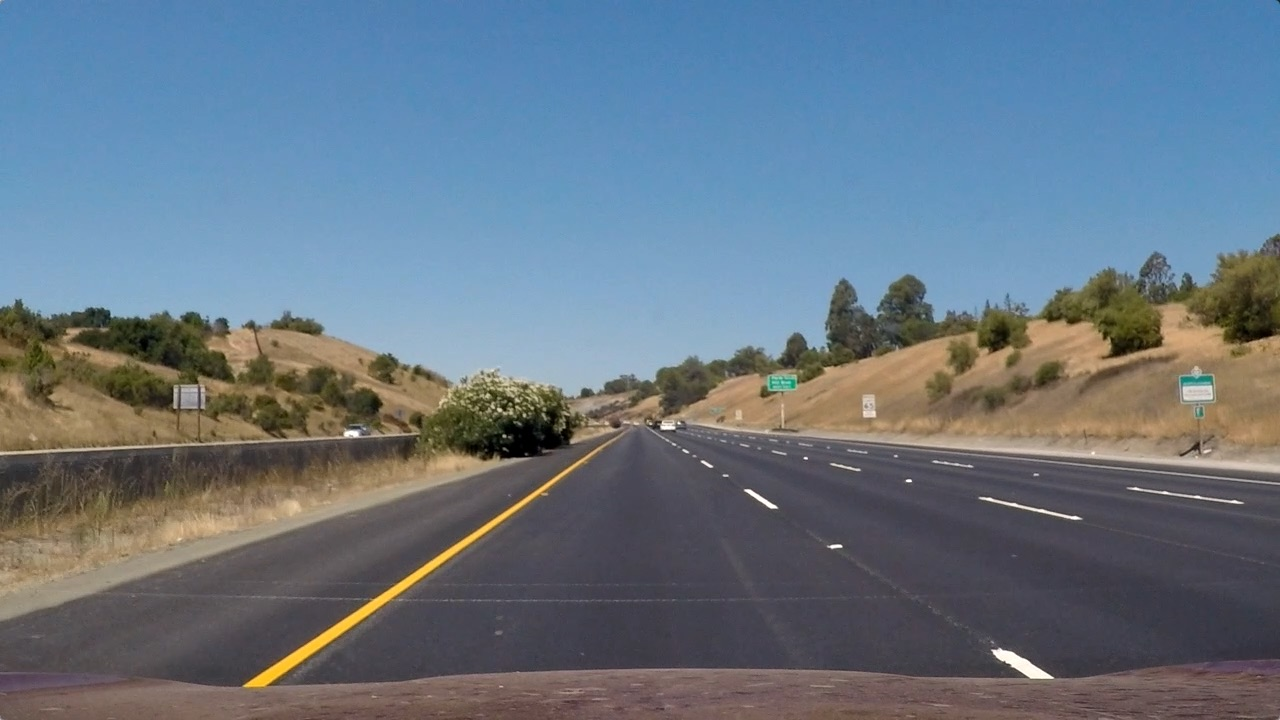
#> input picture P2_advanced_lane_finding/test_images/straight_lines1.jpg, 1280 x 720 px; its folder holds only this picture in this run
$ python -i lane_finder.py   (imports and definitions only)   (older library calls are emulated)
#> lines starting #> are read from the running program, lines starting #| are printed output that depends on the picture; after the words box and inside, x2 and y2 are one past the last pixel; in counts of white or black regions, pixels touching at a corner belong together
### P2_advanced_lane_finding/camera_calibration.py
import cv2
import numpy as np
import matplotlib.pyplot as plt
import glob
import time
import pickle

def read_calibration(filename):
    """Read camera intrinsics from yaml file
    inputs:
        filename: .yaml filename holding calibration result
    outputs:
        dict: dictionary holding camera internal parameters
    """
    with open(filename, 'rb') as handle:
        parsed = pickle.load(handle)
    return parsed

def undistort_image(img, k):
    """Undistort lens distortion in image
    inputs:
        img: input image array
        k: dictionary holding camera internal parameters
    outputs:
        dst: undistorted image array
    """
    # undistort
    dst = cv2.undistort(img, k['mtx'], k['dist'], None, k['nmtx'])
    # crop the image
    x,y,w,h = k['roi']
    dst = dst[y:y+h, x:x+w]
    dst = cv2.resize(dst, (k['image_width'], k['image_height']))
    return dst

# [85 lines left out: function calibrate_camera, not called in this run]

### P2_advanced_lane_finding/color_and_gradient.py
import numpy as np
import cv2

def pipeline(img, s_thresh=(170, 255), sx_thresh=(20, 100)):
    """Apply Color and Gradient thresholding pipeline
    inputs:
        img: RGB image as a 3 channel numpy array
        s_thresh: Threshold Ranges for Saturation channel
        sx_thresh: Threshold Ranges for Sobel X magnitude
    outputs:
        ret: one channel binary image
    """

    # Convert to HLS color space and separate the S channel
    gray_img = cv2.cvtColor(img, cv2.COLOR_RGB2GRAY)
    hls = cv2.cvtColor(img, cv2.COLOR_RGB2HLS)
    s_channel = hls[:,:,2]

    # Apply Sobel filter in horizontal direction
    sobelx = cv2.Sobel(gray_img, cv2.CV_64F, 1, 0) # Take the derivative in x
    abs_sobelx = np.absolute(sobelx) # Absolute x derivative to accentuate lines away from horizontal
    scaled_sobel = np.uint8(255*abs_sobelx/np.max(abs_sobelx))

    # Threshold x gradient magnitude
    sxbinary = np.zeros_like(scaled_sobel)
    sxbinary[(scaled_sobel >= sx_thresh[0]) & (scaled_sobel <= sx_thresh[1])] = 1

    # Threshold Saturation channel
    s_binary = np.zeros_like(s_channel)
    s_binary[(s_channel >= s_thresh[0]) & (s_channel <= s_thresh[1])] = 1

    # Combine S channel and gradient thresholds
    ret = np.zeros_like(s_channel)
    ret[(s_binary == 1) | (sxbinary == 1)] = 1

    return ret

### P2_advanced_lane_finding/warp_perspective.py
import cv2
import numpy as np
import matplotlib.pyplot as plt
import pickle

'''
straight_images = glob.glob("test_images/straight_lines*.jpg")

images = []
m = read_calibration("intrinsics.p")
for image in straight_images:
    img = mpimg.imread(image)
    img_rect = undistort_image(img, m)
    images.append(img)

h, w = images[0].shape[:2]
print(w,h)
src = np.int32([[w/6 - 10, h], [w*5/6 + 50, h],
                [w/2 + 56, h/2 + 100], [w/2 - 55, h/2 + 100]])
dst = np.int32([[w/5, h], [w*4/5, h],
                [w*4/5, 0], [w/5, 0]])
'''

# [12 lines left out: function calibrate_warp, not called in this run]

def read_warp(filename):
    with open(filename, 'rb') as handle:
        parsed = pickle.load(handle)
    return parsed

def warp_image(img, M):
    img_size = (img.shape[1], img.shape[0])
    return cv2.warpPerspective(img, M, img_size, flags=cv2.INTER_LINEAR)

### P2_advanced_lane_finding/lane.py
import numpy as np
import cv2

def find_lane_pixels(binary_warped, nwindows = 9, margin=100, minpix=50):
    # Take a histogram of the bottom half of the image
    histogram = np.sum(binary_warped[binary_warped.shape[0]//2:,:], axis=0)
    # Create an output image to draw on and visualize the result
    out_img = np.dstack((binary_warped, binary_warped, binary_warped))
    # Find the peak of the left and right halves of the histogram
    # These will be the starting point for the left and right lines
    midpoint = np.int(histogram.shape[0]//2)
    leftx_base = np.argmax(histogram[:midpoint])
    rightx_base = np.argmax(histogram[midpoint:]) + midpoint

    # Set height of windows - based on nwindows above and image shape
    window_height = np.int(binary_warped.shape[0]//nwindows)
    # Identify the x and y positions of all nonzero pixels in the image
    nonzero = binary_warped.nonzero()
    nonzeroy = np.array(nonzero[0])
    nonzerox = np.array(nonzero[1])
    # Current positions to be updated later for each window in nwindows
    leftx_current = leftx_base
    rightx_current = rightx_base

    # Create empty lists to receive left and right lane pixel indices
    left_lane_inds = []
    right_lane_inds = []

    # Step through the windows one by one
    for window in range(nwindows):
        # Identify window boundaries in x and y (and right and left)
        win_y_low = binary_warped.shape[0] - (window+1)*window_height
        win_y_high = binary_warped.shape[0] - window*window_height
        win_xleft_low = leftx_current - margin
        win_xleft_high = leftx_current + margin
        win_xright_low = rightx_current - margin
        win_xright_high = rightx_current + margin

        # Draw the windows on the visualization image
        cv2.rectangle(out_img,(win_xleft_low,win_y_low),
        (win_xleft_high,win_y_high),(0,255,0), 2)
        cv2.rectangle(out_img,(win_xright_low,win_y_low),
        (win_xright_high,win_y_high),(0,255,0), 2)

        # Identify the nonzero pixels in x and y within the window #
        good_left_inds = ((nonzeroy >= win_y_low) & (nonzeroy < win_y_high) &
        (nonzerox >= win_xleft_low) &  (nonzerox < win_xleft_high)).nonzero()[0]
        good_right_inds = ((nonzeroy >= win_y_low) & (nonzeroy < win_y_high) &
        (nonzerox >= win_xright_low) &  (nonzerox < win_xright_high)).nonzero()[0]

        # Append these indices to the lists
        left_lane_inds.append(good_left_inds)
        right_lane_inds.append(good_right_inds)

        # If you found > minpix pixels, recenter next window on their mean position
        if len(good_left_inds) > minpix:
            leftx_current = np.int(np.mean(nonzerox[good_left_inds]))
        if len(good_right_inds) > minpix:
            rightx_current = np.int(np.mean(nonzerox[good_right_inds]))

    # Concatenate the arrays of indices (previously was a list of lists of pixels)
    #try:
    left_lane_inds = np.concatenate(left_lane_inds)
    right_lane_inds = np.concatenate(right_lane_inds)
    #except ValueError:
    #    # Avoids an error if the above is not implemented fully
    #    pass

    # Extract left and right line pixel positions
    leftx = nonzerox[left_lane_inds]
    lefty = nonzeroy[left_lane_inds]
    rightx = nonzerox[right_lane_inds]
    righty = nonzeroy[right_lane_inds]

    return leftx, lefty, rightx, righty, out_img

# [23 lines left out: function search_around_poly, not called in this run]

def fit_poly(leftx, lefty, rightx, righty):
    left_fit = np.polyfit(lefty, leftx, 2)
    right_fit = np.polyfit(righty, rightx, 2)
    return left_fit, right_fit

### P2_advanced_lane_finding/line.py
import cv2
import os
import matplotlib.image as mpimg
import matplotlib.pyplot as plt
import numpy as np
import glob

class Line():
    def __init__(self):
        # was the line detected in the last iteration?
        self.detected = False
        self.buffer_size = 5
        # x values of the last n fits of the line
        self.recent_xfitted = []
        #average x values of the fitted line over the last n iterations
        self.bestx = None
        #polynomial coefficients averaged over the last n iterations
        self.best_fit = None
        #polynomial coefficients for the most recent fit
        self.current_fit = [np.array([False])]
        #radius of curvature of the line in some units
        self.radius_of_curvature = None
        #distance in meters of vehicle center from the line
        self.line_base_pos = None
        #difference in fit coefficients between last and new fits
        self.diffs = np.array([0,0,0], dtype='float')
        #x values for detected line pixels
        self.allx = None
        #y values for detected line pixels
        self.ally = None

    def update(self, fit, allx, ally):
        self.allx = allx
        self.ally = ally
        if min(len(self.allx), len(self.ally)) >=100:
            self.detected = True
            self.current_fit = fit
            if len(self.recent_xfitted) == self.buffer_size:
                self.recent_xfitted = self.recent_xfitted[1:]
            self.recent_xfitted.append(fit)
            self.best_fit = np.average(np.array(self.recent_xfitted), axis=0)
        else:
            self.detected = False

    def print(self):
        print(f"Recent {len(self.recent_xfitted)}:{self.recent_xfitted}")
        print(f"Best:{self.best_fit}")

### P2_advanced_lane_finding/lane_finder.py
import cv2
import os
import matplotlib.image as mpimg
import matplotlib.pyplot as plt
import numpy as np
import glob

from camera_calibration import read_calibration, undistort_image
from color_and_gradient import pipeline
from warp_perspective import read_warp, warp_image

from line import Line
from lane import fit_poly, find_lane_pixels, search_around_poly

class LaneFinder():
    def __init__(self):
        self.rlane = Line()
        self.llane = Line()
        self.int_params = read_calibration("intrinsics.p")
        self.warp_params = read_warp("perspective.p")
        self.unwarp_params = np.linalg.inv(self.warp_params)
        self.img_size = (1280, 720)
        self.img_thresh = np.zeros((1280, 720))
        self.img_warped = np.zeros((1280, 720, 3))
        self.img_warped_bin = np.zeros((1280, 720))

    def detected(self):
        return self.rlane.detected and self.llane.detected

    def undistort_image(self, img):
        return undistort_image(img, self.int_params)

    def threshold_image(self, img):
        return pipeline(img)

    def warp_image(self, img):
        return warp_image(img, self.warp_params)

    def process(self, img):
        img_rect = self.undistort_image(img)
        self.img_thresh = self.threshold_image(img_rect)
        self.img_warped_bin = self.warp_image(self.img_thresh)

        if self.detected() is False:
            #print("fitting")
            self.fit_polynomial()
        else:
            #print("searching")
            self.search_around_poly()

        return self.draw_lane(img_rect)

    def fit_polynomial(self, ret_img=False):
        binary_warped = self.img_warped_bin
        # Find our lane pixels first
        leftx, lefty, rightx, righty, out_img = find_lane_pixels(binary_warped)
        left_fit, right_fit = fit_poly(leftx, lefty, rightx, righty)

        # Fit a second order polynomial to each using `np.polyfit`
        #left_fit = np.polyfit(lefty, leftx, 2)
        #right_fit = np.polyfit(righty, rightx, 2)

        # Generate x and y values for plotting
        ploty = np.linspace(0, binary_warped.shape[0]-1, binary_warped.shape[0] )
        try:
            left_fitx = left_fit[0]*ploty**2 + left_fit[1]*ploty + left_fit[2]
            right_fitx = right_fit[0]*ploty**2 + right_fit[1]*ploty + right_fit[2]
            self.llane.update(left_fit, leftx, lefty)
            self.rlane.update(right_fit, rightx, righty)
        except TypeError:
            # Avoids an error if `left` and `right_fit` are still none or incorrect
            left_fitx = 1*ploty**2 + 1*ploty
            right_fitx = 1*ploty**2 + 1*ploty
            self.rlane.detected = False
            self.rlane.detected = False

        if ret_img is True:
            out_img[lefty, leftx] = [255, 0, 0]
            out_img[righty, rightx] = [0, 0, 255]
            return out_img

    # [21 lines left out: function search_around_poly, not called in this run]

    def draw_lane(self, img):
        Minv = self.unwarp_params
        left_fit = self.llane.best_fit
        right_fit = self.rlane.best_fit
        left_fit = self.llane.current_fit
        right_fit = self.rlane.current_fit

        # add thresholded and warped image previews
        h, w = img.shape[:2]
        h, w = h//4, w//4
        thresh_resized = cv2.resize(self.img_thresh, dsize=(w, h))
        thresh_resized = np.dstack([thresh_resized, thresh_resized, thresh_resized]) * 255
        img[50:h+50, 50:50+w, :] = thresh_resized

        warped_resized = cv2.resize(self.img_warped, dsize=(w, h))
        img[50:h+50, 100+w:100+2*w, :] = warped_resized

        ploty = np.array(np.linspace(0, img.shape[0]-1, img.shape[0]))
        left_fitx = left_fit[0]*ploty**2 + left_fit[1]*ploty + left_fit[2]
        right_fitx = right_fit[0]*ploty**2 + right_fit[1]*ploty + right_fit[2]
        # Create an image to draw the lines on
        color_warp = np.zeros_like(img).astype(np.uint8)

        # Recast the x and y points into usable format for cv2.fillPoly()
        pts_left = np.array([np.transpose(np.vstack([left_fitx, ploty]))])
        pts_right = np.array([np.flipud(np.transpose(np.vstack([right_fitx, ploty])))])
        pts = np.hstack((pts_left, pts_right))

        # Draw the lane onto the warped blank image
        cv2.fillPoly(color_warp, np.int32(pts), (0,255, 0))

        # Warp the blank back to original image space using inverse perspective matrix (Minv)
        newwarp = cv2.warpPerspective(color_warp, Minv, (img.shape[1], img.shape[0]))
        # Combine the result with the original image
        result = cv2.addWeighted(img, 1, newwarp, 0.3, 0)

        np.set_printoptions(precision=2)
        #result = cv2.putText(result, f"Left:{left_fit}", (50, 50), cv2.FONT_HERSHEY_SIMPLEX , 1, (255, 0, 0), 2, cv2.LINE_AA)
        #result = cv2.putText(result, f"Right:{right_fit}", (50, 150), cv2.FONT_HERSHEY_SIMPLEX , 1, (255, 0, 0), 2, cv2.LINE_AA)
        #plt.imshow(result)
        return result

>>> import cv2
>>> picture = cv2.imread('test_images/straight_lines1.jpg')
#> picture is the input picture: shape (720, 1280, 3); mean B, G, R 131.2, 117.7, 103.2
>>> result = LaneFinder().process(picture)
#> (reads P2_advanced_lane_finding/intrinsics.p from the repository)
#> (reads P2_advanced_lane_finding/perspective.p from the repository)
#> in threshold_image, `return pipeline(img)`:
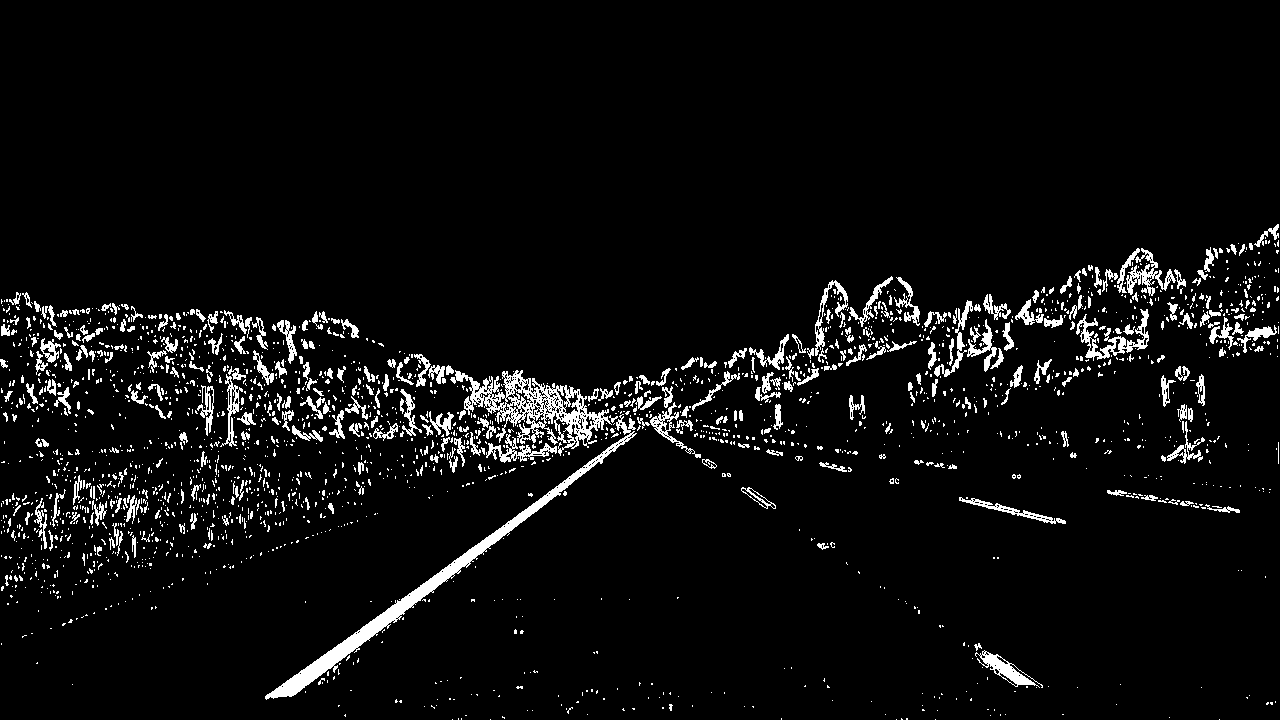
#> returned value: shape (720, 1280); values 0 (black) and 1 (white), 5.2% white; 2322 white regions (1966 under 20 px), largest, box (x1, y1, x2, y2) and area: (265, 414, 637, 700) 4892, (450, 370, 612, 456) 4217, (1076, 309, 1149, 361) 1040
#> in find_lane_pixels, `histogram = np.sum(binary_warped[binary_warped.shape[0]//2:,:], axis=0)`: histogram = 1280 values, max 360 at index 253, min 0 at index 0, mean 14.11
#> in find_lane_pixels, `leftx_base = np.argmax(histogram[:midpoint])`: leftx_base = 253
#> in find_lane_pixels, `rightx_base = np.argmax(histogram[midpoint:]) + midpoint`: rightx_base = 1017
#> in find_lane_pixels, `nonzero = binary_warped.nonzero()`: nonzero = 46445 positions, rows 0 to 719, columns 105 to 1055
#> in find_lane_pixels, `leftx_current = leftx_base`: leftx_current = 253
#> in find_lane_pixels, `rightx_current = rightx_base`: rightx_current = 1017
#> the loop in find_lane_pixels, `for window in range(nwindows):` made 9 passes
#> (win_xleft_low, win_xleft_high, win_xright_low, win_xright_high, leftx_current, rightx_current) on passes 1, 2, 4, 5: (153, 353, 917, 1117, 260, 1019), (160, 360, 919, 1119, 264, 1011), (167, 367, 911, 1111, 271, 1013), (171, 371, 913, 1113, 272, 1017)
#> after the loop in find_lane_pixels, `for window in range(nwindows):`:
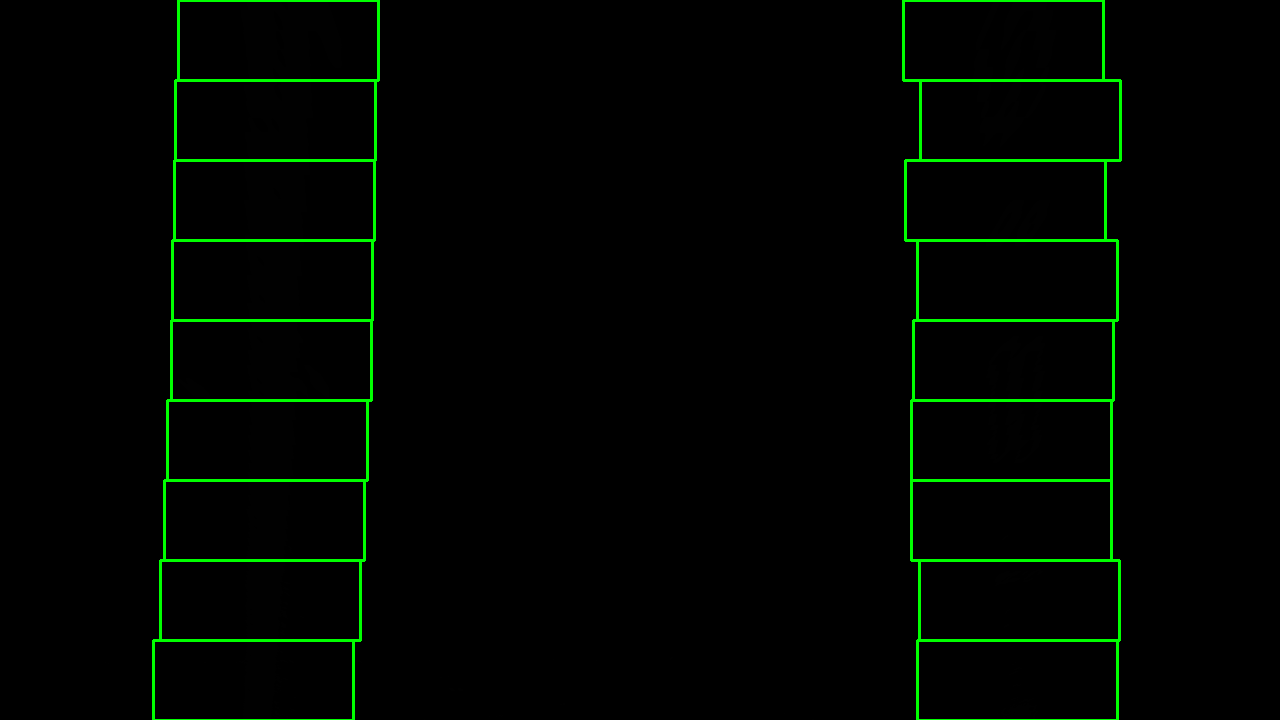
#> out_img: shape (720, 1280, 3); mean of channels 0, 1, 2 0, 5.4, 0; drawn as B, G, R
#> after the loop in find_lane_pixels, `for window in range(nwindows):`: left_lane_inds = 9 items
#> in find_lane_pixels, `right_lane_inds = np.concatenate(right_lane_inds)`: right_lane_inds = 10327 values, max 46444 at index 447, min 74 at index 7245, mean 19391.4
#> in find_lane_pixels, `rightx = nonzerox[right_lane_inds]`: rightx = 10327 values, max 1055 at index 8527, min 972 at index 5501, mean 1014.4
#> in find_lane_pixels, `righty = nonzeroy[right_lane_inds]`: righty = 10327 values, max 719 at index 421, min 0 at index 7245, mean 234.1
#> in fit_poly, `left_fit = np.polyfit(lefty, leftx, 2)`: left_fit = [2.24e-05, -0.0511, 286.9]
#> in fit_poly, `right_fit = np.polyfit(righty, rightx, 2)`: right_fit = [3.69e-05, -0.0202, 1015.8]
#> in fit_polynomial, `left_fit, right_fit = fit_poly(leftx, lefty, rightx, righty)`: left_fit = [2.24e-05, -0.0511, 286.9]; right_fit = [3.69e-05, -0.0202, 1015.8]
#> in fit_polynomial, `left_fitx = left_fit[0]*ploty**2 + left_fit[1]*ploty + left_fit[2]`: left_fitx = 720 values, max 286.9 at index 0, min 261.8 at index 719, mean 272.4
#> in fit_polynomial, `right_fitx = right_fit[0]*ploty**2 + right_fit[1]*ploty + right_fit[2]`: right_fitx = 720 values, max 1020.3 at index 719, min 1013 at index 274, mean 1014.9
#> in update, `self.current_fit = fit`: self.current_fit = [2.24e-05, -0.0511, 286.9]
#> in draw_lane, `result = cv2.addWeighted(img, 1, newwarp, 0.3, 0)`:
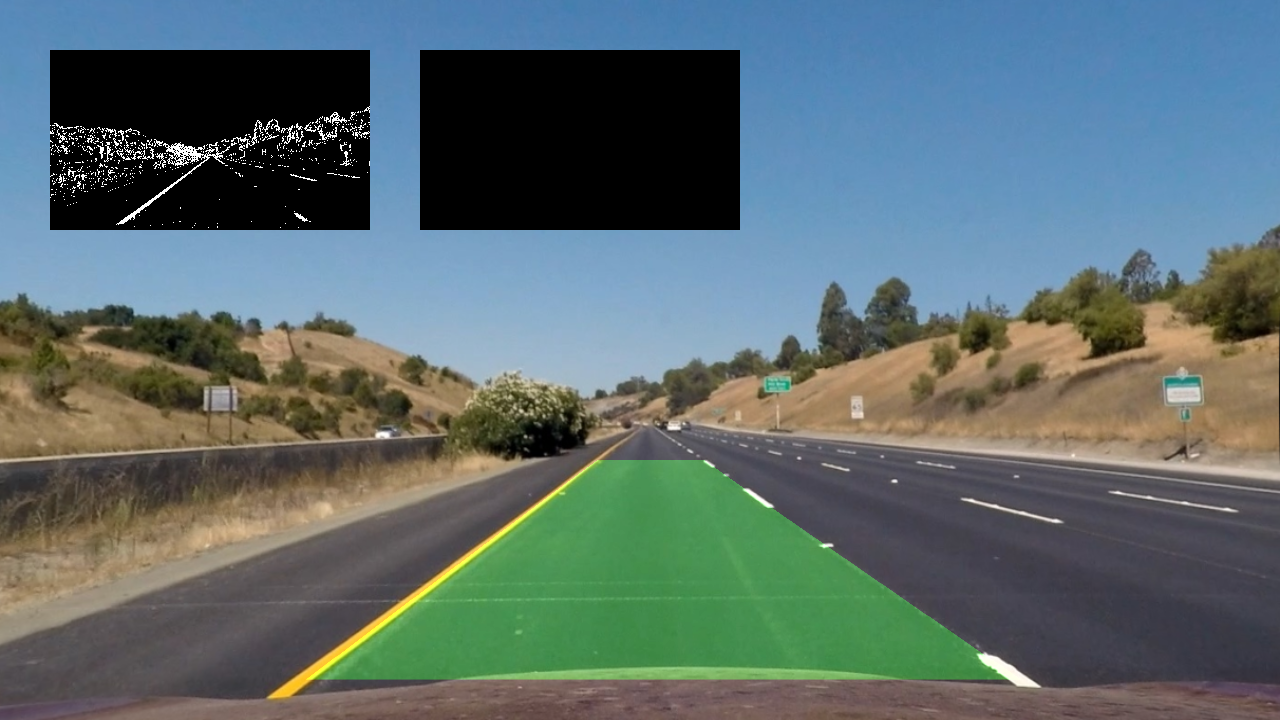
#> result: shape (720, 1280, 3); mean B, G, R 108, 107.8, 91.8
